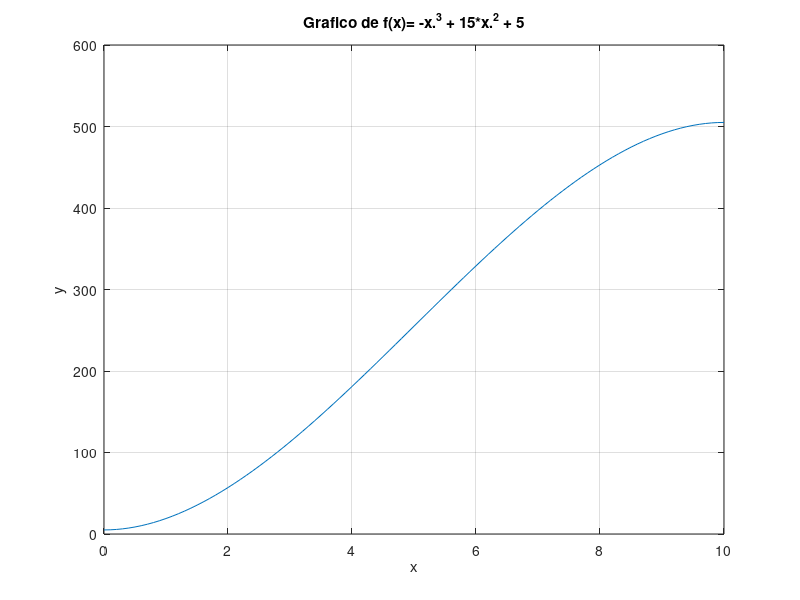

Write the MATLAB code that produced this figure.
% criando espaços para x entre 0 e 10
x = 0:0.1:10;

% f(x)=-x^3+15x^2+5
y = -x.^3 + 15*x.^2 + 5

plot(x, y);

grid on;

title("Grafico de f(x)= -x.^3 + 15*x.^2 + 5");
xlabel("x");
ylabel("y");
